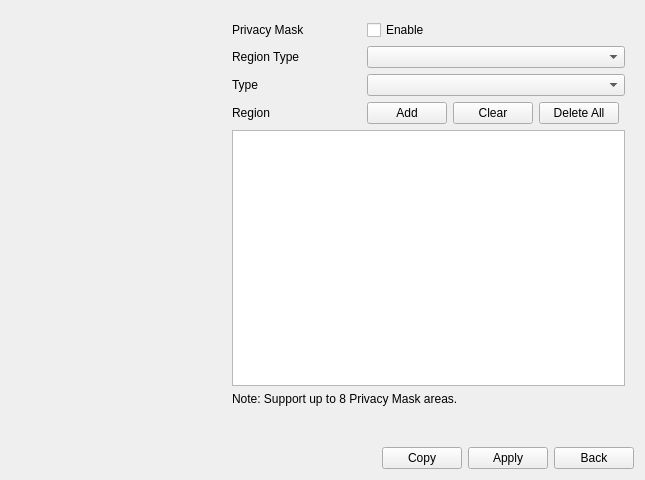
<?xml version="1.0" encoding="UTF-8"?>
<ui version="4.0">
 <class>ImagePageMask</class>
 <widget class="QWidget" name="ImagePageMask">
  <property name="geometry">
   <rect>
    <x>0</x>
    <y>0</y>
    <width>645</width>
    <height>480</height>
   </rect>
  </property>
  <property name="windowTitle">
   <string>Form</string>
  </property>
  <layout class="QVBoxLayout" name="verticalLayout_2">
   <item>
    <layout class="QHBoxLayout" name="horizontalLayout_2">
     <item>
      <widget class="QWidget" name="widget_2" native="true">
       <property name="sizePolicy">
        <sizepolicy hsizetype="Preferred" vsizetype="Preferred">
         <horstretch>1</horstretch>
         <verstretch>0</verstretch>
        </sizepolicy>
       </property>
      </widget>
     </item>
     <item>
      <widget class="QWidget" name="widget" native="true">
       <property name="sizePolicy">
        <sizepolicy hsizetype="Preferred" vsizetype="Preferred">
         <horstretch>2</horstretch>
         <verstretch>0</verstretch>
        </sizepolicy>
       </property>
       <layout class="QVBoxLayout" name="verticalLayout">
        <item>
         <layout class="QGridLayout" name="gridLayout">
          <item row="3" column="0">
           <widget class="QLabel" name="labelRegion">
            <property name="text">
             <string>Region</string>
            </property>
           </widget>
          </item>
          <item row="3" column="1">
           <widget class="QWidget" name="widget_1" native="true">
            <layout class="QHBoxLayout" name="horizontalLayout_3">
             <property name="leftMargin">
              <number>0</number>
             </property>
             <property name="topMargin">
              <number>0</number>
             </property>
             <property name="rightMargin">
              <number>0</number>
             </property>
             <property name="bottomMargin">
              <number>0</number>
             </property>
             <item>
              <widget class="MyPushButton" name="pushButtonAdd">
               <property name="text">
                <string>Add</string>
               </property>
              </widget>
             </item>
             <item>
              <widget class="MyPushButton" name="pushButtonClear">
               <property name="text">
                <string>Clear</string>
               </property>
              </widget>
             </item>
             <item>
              <widget class="MyPushButton" name="pushButtonDeleteAll">
               <property name="text">
                <string>Delete All</string>
               </property>
              </widget>
             </item>
             <item>
              <spacer name="horizontalSpacer_2">
               <property name="orientation">
                <enum>Qt::Horizontal</enum>
               </property>
               <property name="sizeHint" stdset="0">
                <size>
                 <width>40</width>
                 <height>20</height>
                </size>
               </property>
              </spacer>
             </item>
            </layout>
           </widget>
          </item>
          <item row="2" column="1">
           <widget class="ComboBox" name="comboBox_type"/>
          </item>
          <item row="0" column="0">
           <widget class="QLabel" name="label_mask">
            <property name="sizePolicy">
             <sizepolicy hsizetype="Preferred" vsizetype="Preferred">
              <horstretch>1</horstretch>
              <verstretch>0</verstretch>
             </sizepolicy>
            </property>
            <property name="text">
             <string>Privacy Mask</string>
            </property>
           </widget>
          </item>
          <item row="2" column="0">
           <widget class="QLabel" name="label_type">
            <property name="text">
             <string>Type</string>
            </property>
           </widget>
          </item>
          <item row="0" column="1">
           <widget class="QCheckBox" name="checkBox_enable">
            <property name="sizePolicy">
             <sizepolicy hsizetype="Minimum" vsizetype="Fixed">
              <horstretch>2</horstretch>
              <verstretch>0</verstretch>
             </sizepolicy>
            </property>
            <property name="text">
             <string>Enable</string>
            </property>
           </widget>
          </item>
          <item row="1" column="0">
           <widget class="QLabel" name="labelRegionType">
            <property name="text">
             <string>Region Type</string>
            </property>
           </widget>
          </item>
          <item row="1" column="1">
           <widget class="ComboBox" name="comboBoxRegionType"/>
          </item>
         </layout>
        </item>
        <item>
         <widget class="TableView" name="tableView">
          <property name="sizePolicy">
           <sizepolicy hsizetype="Expanding" vsizetype="Expanding">
            <horstretch>0</horstretch>
            <verstretch>0</verstretch>
           </sizepolicy>
          </property>
          <property name="minimumSize">
           <size>
            <width>0</width>
            <height>256</height>
           </size>
          </property>
          <attribute name="verticalHeaderDefaultSectionSize">
           <number>28</number>
          </attribute>
         </widget>
        </item>
        <item>
         <widget class="QLabel" name="label_note">
          <property name="text">
           <string>&lt;html&gt;&lt;head/&gt;&lt;body&gt;&lt;p&gt;Note: Support up to 8 Privacy Mask areas.&lt;/p&gt;&lt;/body&gt;&lt;/html&gt;</string>
          </property>
          <property name="style" stdset="0">
           <string>blue_text</string>
          </property>
         </widget>
        </item>
        <item>
         <spacer name="verticalSpacer">
          <property name="orientation">
           <enum>Qt::Vertical</enum>
          </property>
          <property name="sizeType">
           <enum>QSizePolicy::Expanding</enum>
          </property>
          <property name="sizeHint" stdset="0">
           <size>
            <width>20</width>
            <height>1</height>
           </size>
          </property>
         </spacer>
        </item>
       </layout>
      </widget>
     </item>
    </layout>
   </item>
   <item>
    <layout class="QHBoxLayout" name="horizontalLayout">
     <item>
      <widget class="WidgetMessage" name="widgetMessage" native="true"/>
     </item>
     <item>
      <spacer name="horizontalSpacer">
       <property name="orientation">
        <enum>Qt::Horizontal</enum>
       </property>
       <property name="sizeHint" stdset="0">
        <size>
         <width>40</width>
         <height>20</height>
        </size>
       </property>
      </spacer>
     </item>
     <item>
      <widget class="MyPushButton" name="pushButton_copy">
       <property name="text">
        <string>Copy</string>
       </property>
      </widget>
     </item>
     <item>
      <widget class="MyPushButton" name="pushButton_apply">
       <property name="text">
        <string>Apply</string>
       </property>
      </widget>
     </item>
     <item>
      <widget class="MyPushButton" name="pushButton_back">
       <property name="text">
        <string>Back</string>
       </property>
      </widget>
     </item>
    </layout>
   </item>
  </layout>
 </widget>
 <customwidgets>
  <customwidget>
   <class>MyPushButton</class>
   <extends>QPushButton</extends>
   <header>mypushbutton.h</header>
  </customwidget>
  <customwidget>
   <class>ComboBox</class>
   <extends>QComboBox</extends>
   <header>combobox.h</header>
  </customwidget>
  <customwidget>
   <class>WidgetMessage</class>
   <extends>QWidget</extends>
   <header>widgetmessage.h</header>
   <container>1</container>
  </customwidget>
  <customwidget>
   <class>TableView</class>
   <extends>QTableView</extends>
   <header>tableview.h</header>
  </customwidget>
 </customwidgets>
 <resources/>
 <connections/>
</ui>
